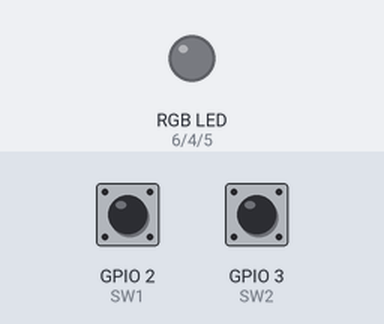
The sketch below on a simulated ESP32. On the bench: an RGB LED mixed from three pins (HIGH = lit). Dashed ring = blinking. The inputs (shaded band) are chosen by the test bench; at power-on: GPIO 2 (SW1) HIGH, GPIO 3 (SW2) HIGH. Dim RGB values are drawn brighter than linear.

Above: at 1.2 s.
1.3 s: GPIO 2 (SW1) pulsed LOW 5 times (0.12 s each, 0.3 s apart)
At 2.41 s:
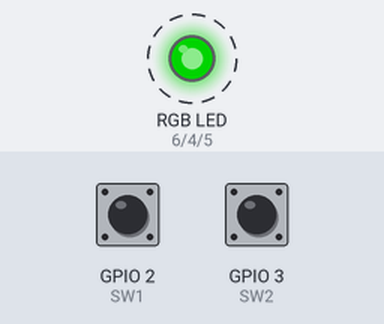
4.3 s: GPIO 2 (SW1) pulled LOW for 0.15 s
At 5.0 s:
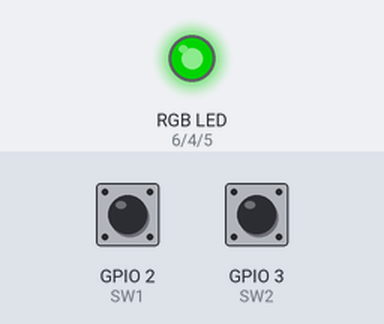
5.9 s: GPIO 3 (SW2) pulled LOW for 0.15 s
At 6.41 s:
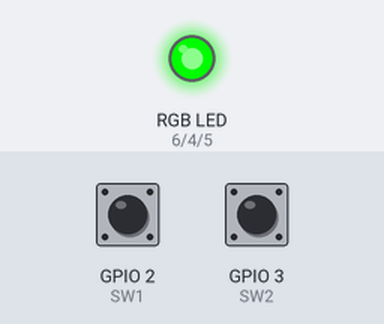
7.9 s: GPIO 3 (SW2) pulled LOW for 1 s
At 8.9 s:
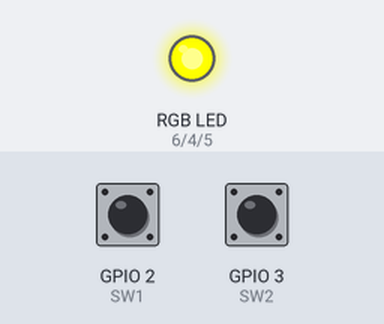
10.4 s: GPIO 2 (SW1) pulled LOW for 1 s
At 10.8 s:
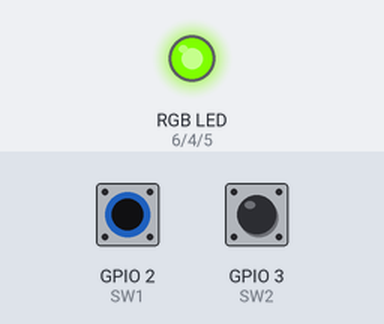
12.9 s: GPIO 2 (SW1) pulled LOW for 0.15 s
At 14.0 s:
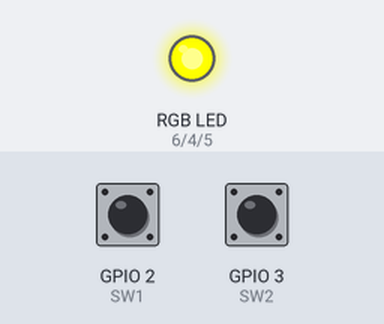
Timing chart, 0 to 15.5 s (numbered marks = the images above; inputs shaded):
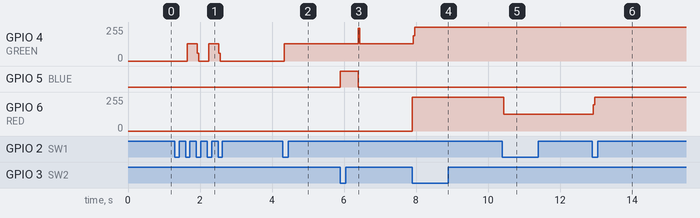

Measured:
- after the input at 1.3 s, GPIO 4 (GREEN): alternates 128/255 for 0.28 s and 0/255 for 0.32 s, 4 changes in all, then stays 0/255, starting after 0.34 s
- after the input at 4.3 s, GPIO 4 (GREEN): 0/255 → 128/255 at once
- after the input at 5.9 s, GPIO 4 (GREEN): 128/255 → 246/255 after 0.50 s, → 128/255 0.04 s later; GPIO 5 (BLUE): LOW → HIGH at once, → LOW 0.50 s later
- after the input at 7.9 s, GPIO 4 (GREEN): 128/255 → 255/255 at once; GPIO 6 (RED): 0/255 → 255/255 at once
- after the input at 10.4 s, GPIO 6 (RED): 255/255 → 127/255 at once
- after the input at 12.9 s, GPIO 6 (RED): 127/255 → 255/255 at once

The sketch:

assignment_2.ino
```cpp
#include <Arduino.h>

// LEDS and BUTTONS
const int GREEN=4;
const int BLUE=5;
const int RED=6;
const int SW1=2;
const int SW2=3;

// LED states
bool green_state = false;
bool red_state = false;

// LED delays
int green_led_delay=500;
int red_led_delay=500;

// button variables
int button1_presses = 0;
int button2_presses = 0;
bool double_click_detected = false;

// Timer variables
hw_timer_t * timer = NULL;
portMUX_TYPE timerMux = portMUX_INITIALIZER_UNLOCKED;

void IRAM_ATTR onTimer() {
  portENTER_CRITICAL_ISR(&timerMux);

  static int led_toggle = 0;
  static bool led_on = false;

  // If both buttons are pressed
  if (green_state && red_state) {
    led_toggle = 0;
    led_on = true;
    digitalWrite(GREEN, led_on);
    digitalWrite(RED, led_on);
  }
  // If only green button is pressed
  else if (green_state && !red_state) {
    led_toggle = GREEN;
  }
  // If only red button is pressed
  else if (!green_state && red_state) {
    led_toggle = RED;
  }
  // If no buttons are pressed
  else {
    led_toggle = 0;
    led_on = false;
    digitalWrite(GREEN, led_on);
    digitalWrite(RED, led_on);
  }

  // Toggle the LED if necessary
  if (led_toggle != 0) {
    digitalWrite(led_toggle, led_on);
    led_on = !led_on;
  }

  portEXIT_CRITICAL_ISR(&timerMux);
}

void IRAM_ATTR onButton1Press() {
  button1_presses++;
  green_state = button1_presses % 2 == 0;
}

void IRAM_ATTR onButton2Press() {
  button2_presses++;
  red_state = button2_presses % 2 == 0;

  // Check if double click is detected
  if (!double_click_detected) {
    double_click_detected = true;
    digitalWrite(BLUE, HIGH);
    delay(500);
    digitalWrite(BLUE, LOW);
  } else {
    double_click_detected = false;
    green_led_delay = green_led_delay == 500 ? 250 : 500;
  }
}

void setup() {
  pinMode(GREEN, OUTPUT);
  pinMode(BLUE, OUTPUT);
  pinMode(RED, OUTPUT);
  pinMode(SW1, INPUT_PULLUP);
  pinMode(SW2, INPUT_PULLUP);

  // Interrupts for buttons
  attachInterrupt(digitalPinToInterrupt(SW1), onButton1Press, FALLING);
  attachInterrupt(digitalPinToInterrupt(SW2), onButton2Press, FALLING);

  // Initialize timer
  timer = timerBegin(0, 80, true);
  timerAttachInterrupt(timer, &onTimer, true);
  timerAlarmWrite(timer, green_led_delay, true);
  timerAlarmEnable(timer);
}

void loop() {
  // Put any code you want to run repeatedly here
}
```
